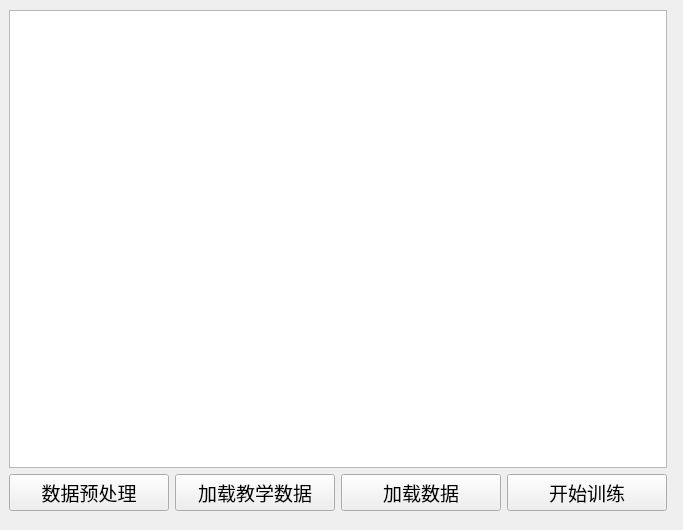
<?xml version="1.0" encoding="UTF-8"?>
<ui version="4.0">
 <class>Form</class>
 <widget class="QWidget" name="Form">
  <property name="geometry">
   <rect>
    <x>0</x>
    <y>0</y>
    <width>683</width>
    <height>530</height>
   </rect>
  </property>
  <property name="font">
   <font>
    <family>宋体</family>
    <pointsize>14</pointsize>
   </font>
  </property>
  <property name="windowTitle">
   <string>数据界面</string>
  </property>
  <widget class="QWidget" name="layoutWidget">
   <property name="geometry">
    <rect>
     <x>9</x>
     <y>10</y>
     <width>658</width>
     <height>501</height>
    </rect>
   </property>
   <layout class="QVBoxLayout" name="verticalLayout">
    <item>
     <widget class="QTableWidget" name="Data"/>
    </item>
    <item>
     <layout class="QHBoxLayout" name="horizontalLayout">
      <item>
       <widget class="QPushButton" name="Pre_btn">
        <property name="text">
         <string>数据预处理</string>
        </property>
       </widget>
      </item>
      <item>
       <widget class="QPushButton" name="Edu_btn">
        <property name="text">
         <string>加载教学数据</string>
        </property>
       </widget>
      </item>
      <item>
       <widget class="QPushButton" name="Load_btn">
        <property name="text">
         <string>加载数据</string>
        </property>
       </widget>
      </item>
      <item>
       <widget class="QPushButton" name="Train_btn">
        <property name="text">
         <string>开始训练</string>
        </property>
       </widget>
      </item>
     </layout>
    </item>
   </layout>
  </widget>
 </widget>
 <resources/>
 <connections/>
</ui>
